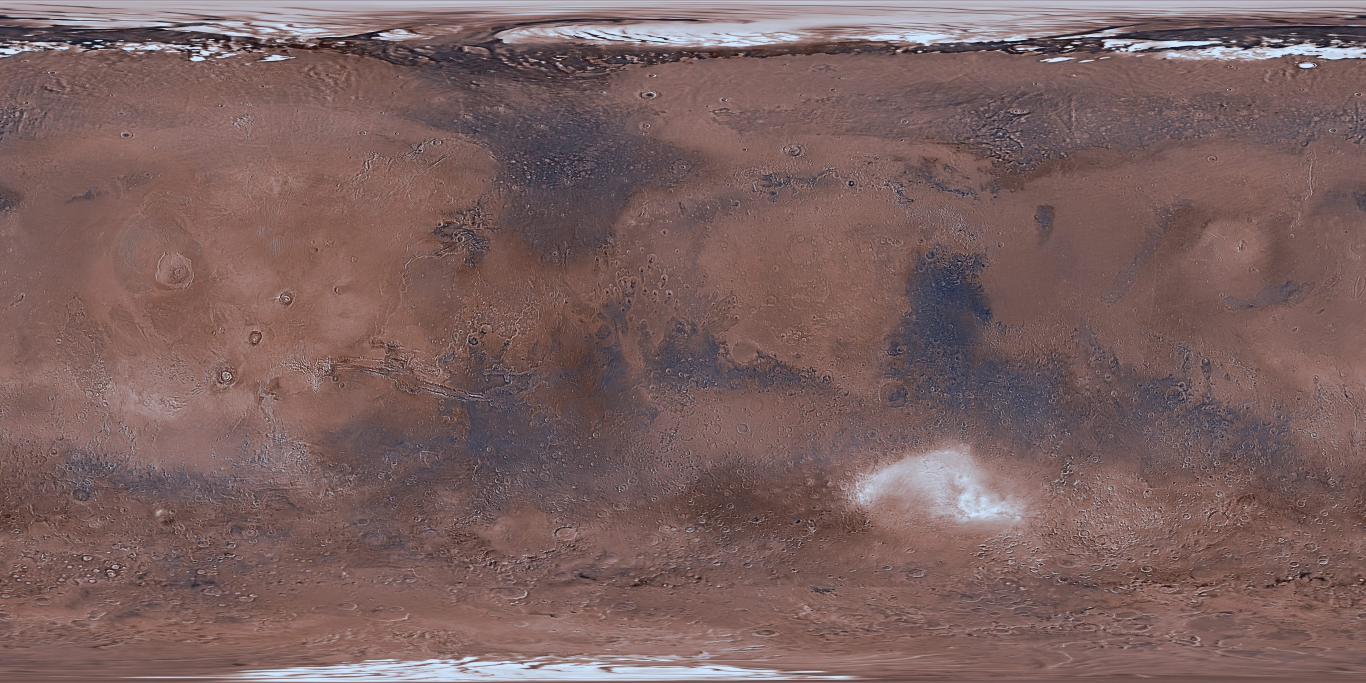
#> input picture img/global_vis.jpg, 4096 x 2048 px (shown at 1/3 size)
$ python v11.py
#> lines starting #> are read from the running program, lines starting #| are printed output that depends on the picture
# v11: fix black areas in the global THEMIS day/night IR textures used on the globe.
#  - the night mosaic's overview tiles (zoom 2-3) are empty over 45W-0, 0-90S: rebuilt from zoom-4 tiles
#    and zoom-5/6 tiles (THEMIS_NightIR_ControlledMosaics_100m_v2_oct2018, downsampled, brightness-matched) -> g_tnight_fixed.png
#  - everything else is authentic THEMIS only: real orbit gaps and the poles (|lat| > 65 deg, outside THEMIS coverage)
#    stay as no-data (dark background), nothing is interpolated or substituted
import numpy as np
import os as _os, sys as _sys; _sys.path.insert(0, _os.path.dirname(_os.path.abspath(__file__))); from paths import ROOT, RAW, TOOLS
from PIL import Image
from scipy import ndimage
S=ROOT+'/'; D4=RAW+'/data4/'
INF=[(0,(0,0,4)),(.25,(87,16,110)),(.5,(188,55,84)),(.75,(249,142,9)),(1,(252,255,164))]
def ramp(t,stops):
    t=np.clip(t,0,1); out=np.zeros(t.shape+(3,))
    for (a,ca),(b,cb) in zip(stops[:-1],stops[1:]):
        m=(t>=a)&(t<=b); f=((t-a)/(b-a))[m][:,None]; out[m]=np.array(ca)*(1-f)+np.array(cb)*f
    return out
H,W=1024,2048; LAT=np.repeat((90-(np.arange(H)+.5)/H*180)[:,None],W,1); cov=np.abs(LAT)<=65
vis=np.array(Image.open(S+'img/global_vis.jpg').convert('L').resize((W,H),Image.LANCZOS)).astype(float)
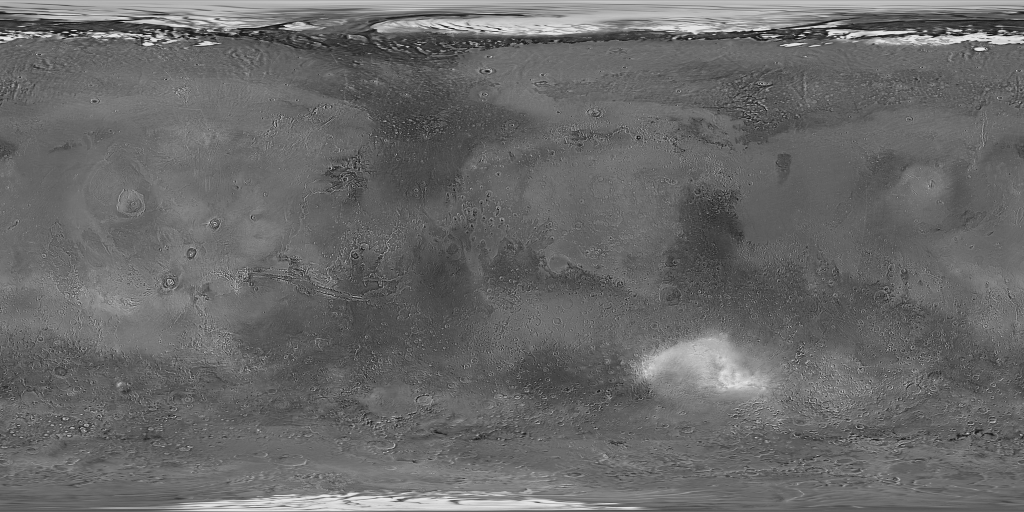
#> vis: shape (1024, 2048) float64 (shown at 1/2 size); min 0, max 255, mean 104.7
gray=(vis/255)**0.9*150+25; G3=np.stack([gray*0.95,gray*0.93,gray*0.92],-1)
#> after `gray = (vis / 255) ** 0.9 * 150 + 25`:
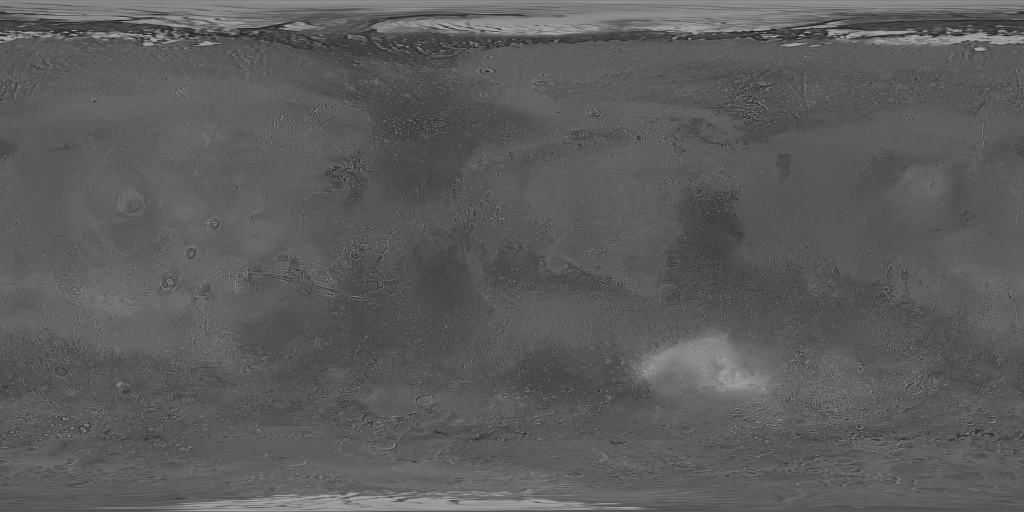
#> gray: shape (1024, 2048) float64 (shown at 1/2 size); min 25, max 175, mean 92.1
def inpaint(f,known,it=300):
    idx=ndimage.distance_transform_edt(~known,return_distances=False,return_indices=True); f=f[tuple(idx)].copy()
    for _ in range(it): f2=ndimage.uniform_filter(f,3); f[~known]=f2[~known]
    return f
#> (the run stopped early here; a loop or call above may not have finished)

$ run again, with img/gale_boxwork.jpg copied over img/global_vis.jpg
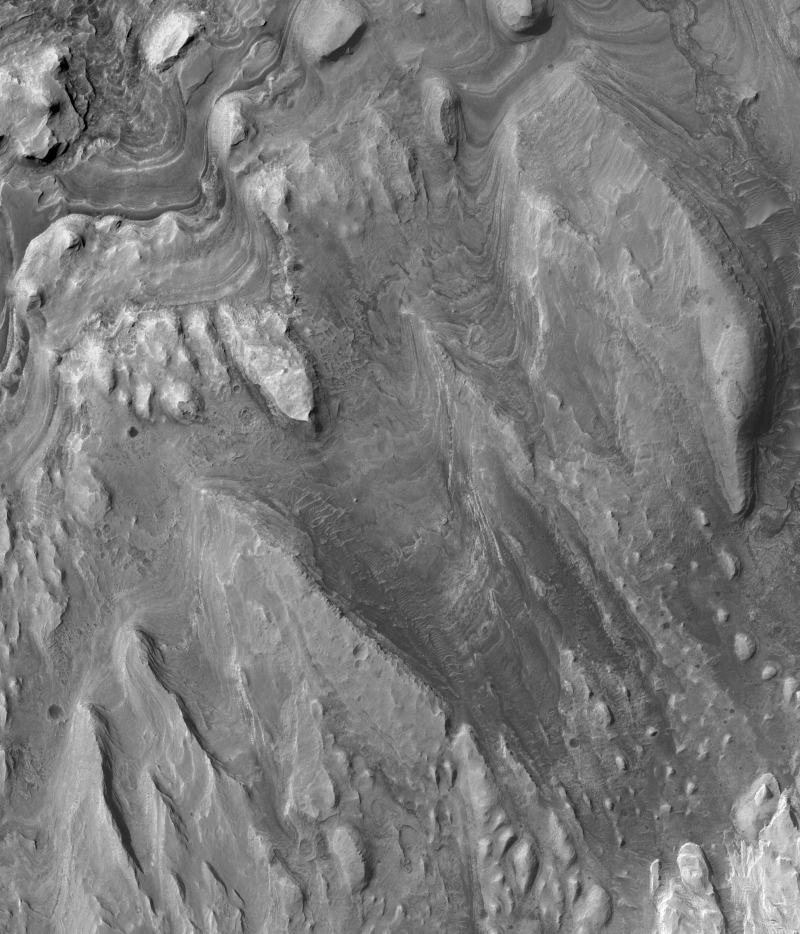
#> input picture img/gale_boxwork.jpg, 1600 x 1867 px (shown at 1/2 size)
#> `vis=np.array(Image.open(S+'img/global_vis.jpg').convert('L').resize((W..`:
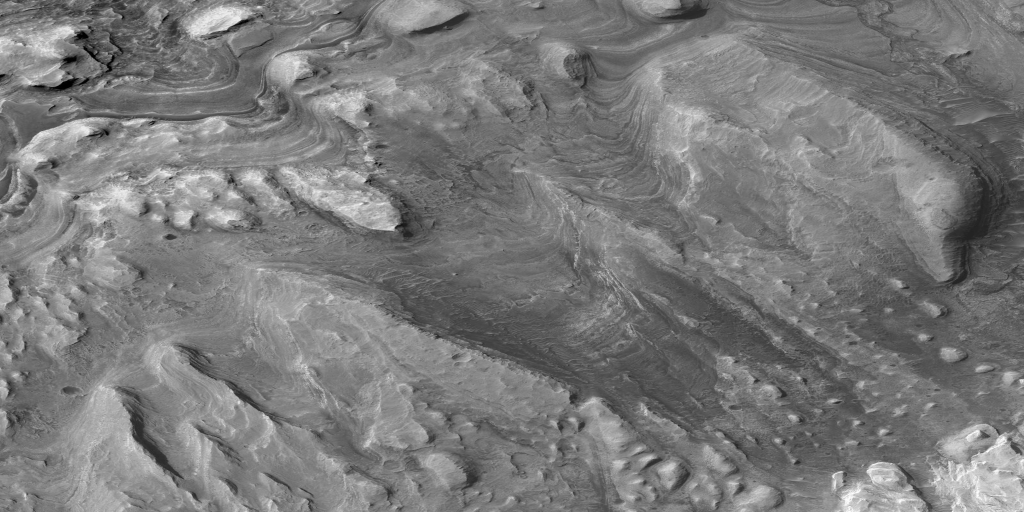
#> vis: shape (1024, 2048) float64 (shown at 1/2 size); min 0, max 255, mean 122
#> `gray = (vis / 255) ** 0.9 * 150 + 25`:
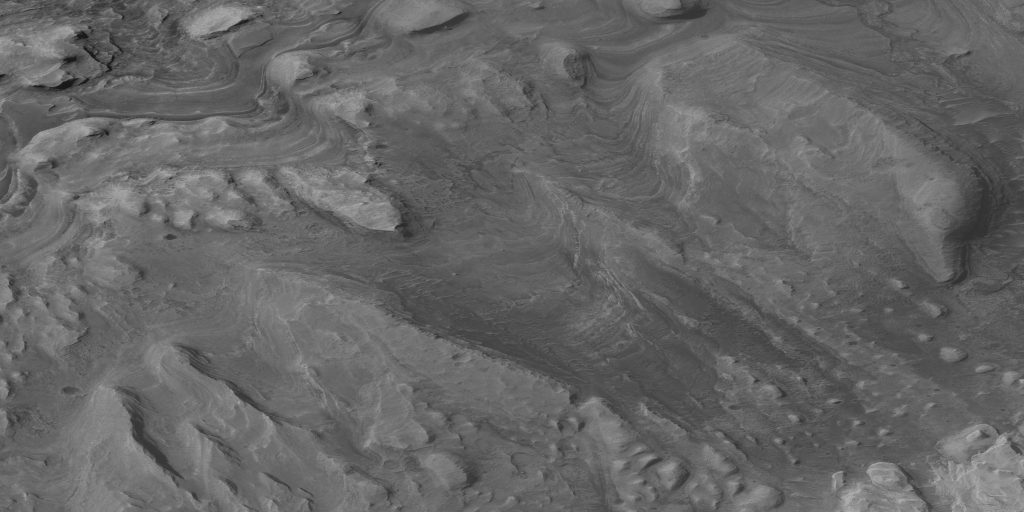
#> gray: shape (1024, 2048) float64 (shown at 1/2 size); min 25, max 175, mean 102

$ run again, with img/gale_tday.jpg copied over img/global_vis.jpg
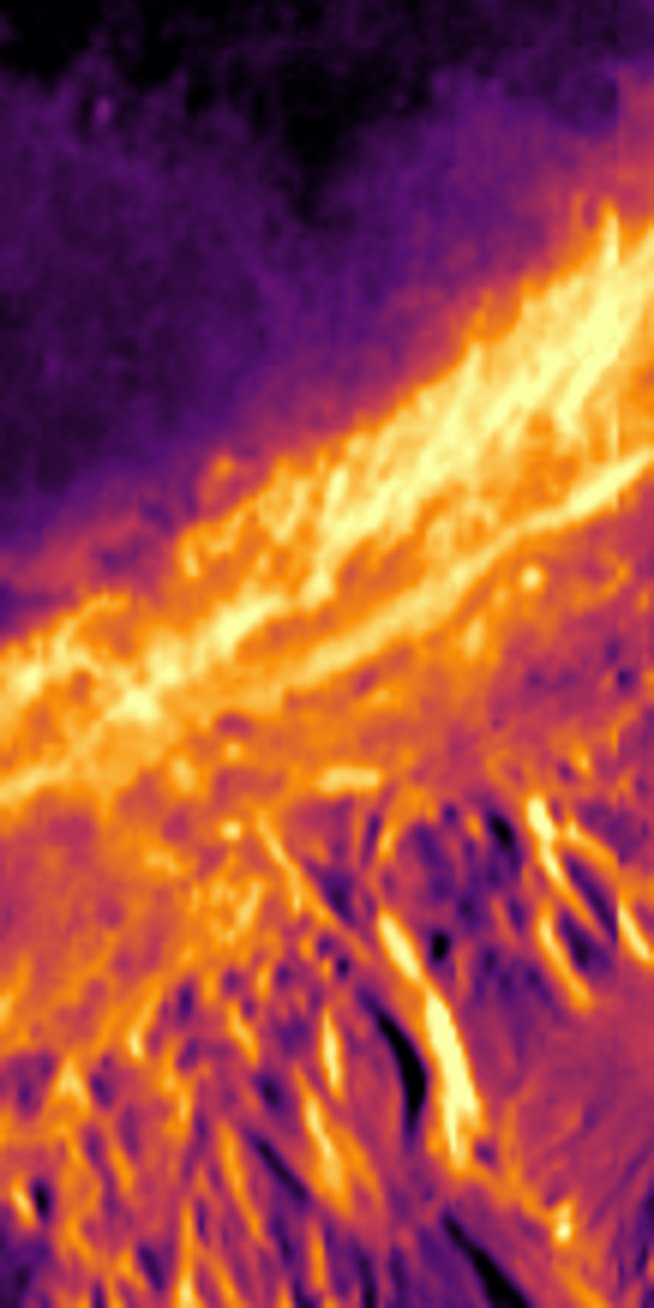
#> input picture img/gale_tday.jpg, 654 x 1308 px
#> `vis=np.array(Image.open(S+'img/global_vis.jpg').convert('L').resize((W..`:
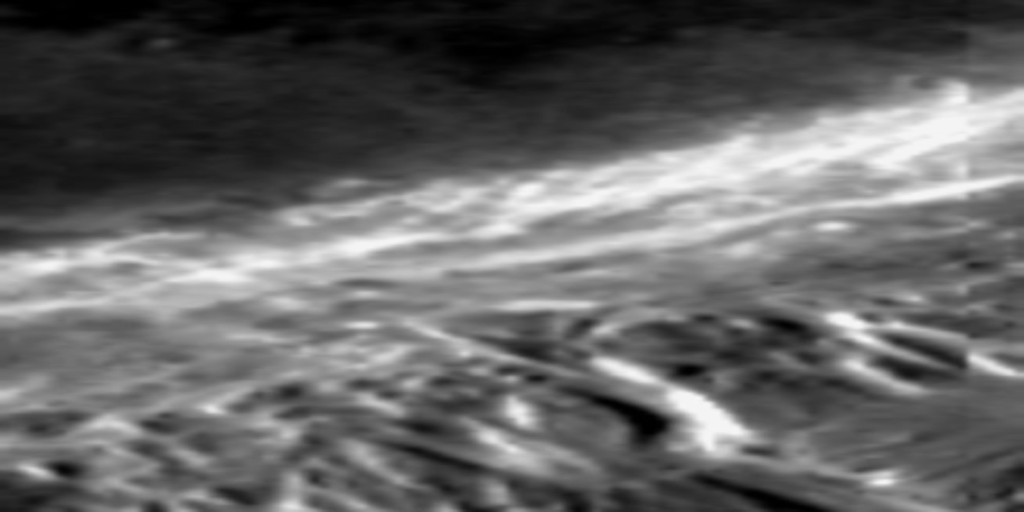
#> vis: shape (1024, 2048) float64 (shown at 1/2 size); min 0, max 246, mean 100
#> `gray = (vis / 255) ** 0.9 * 150 + 25`:
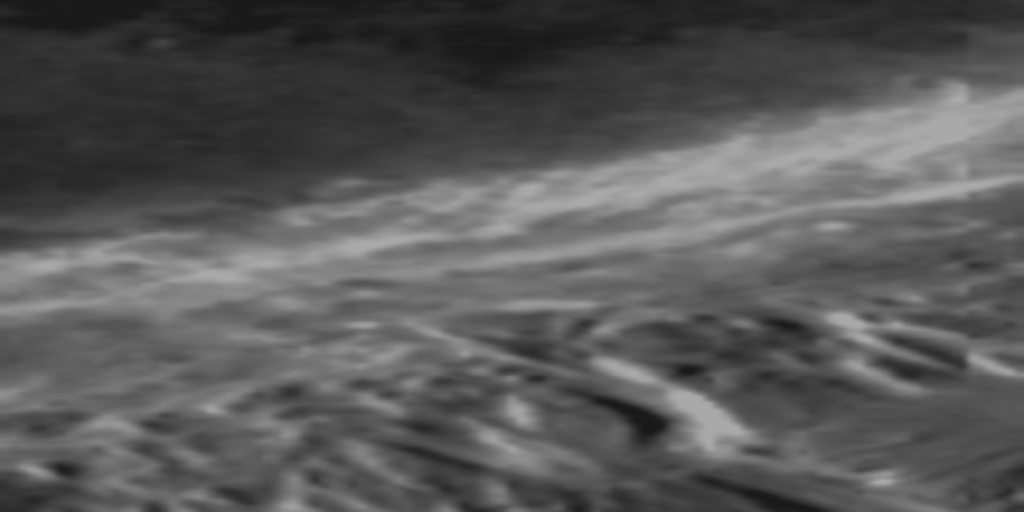
#> gray: shape (1024, 2048) float64 (shown at 1/2 size); min 25, max 170.2, mean 88.4

$ run again, with img/gale_tnight.jpg copied over img/global_vis.jpg
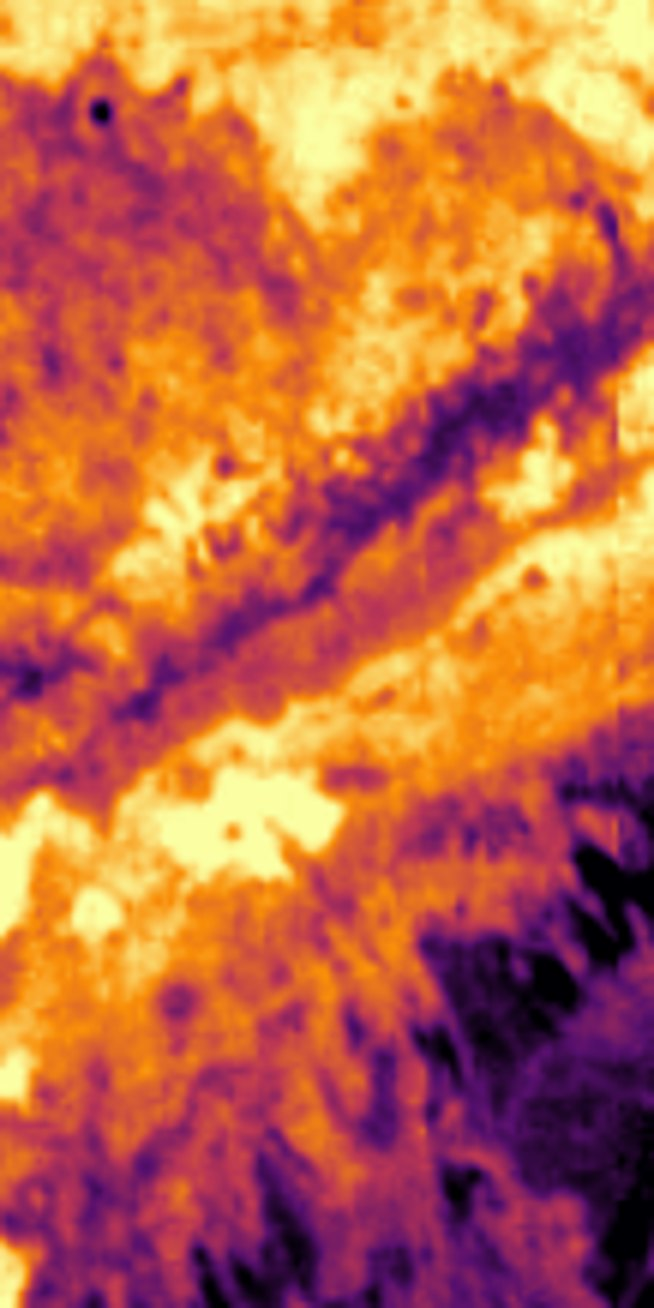
#> input picture img/gale_tnight.jpg, 654 x 1308 px
#> `vis=np.array(Image.open(S+'img/global_vis.jpg').convert('L').resize((W..`:
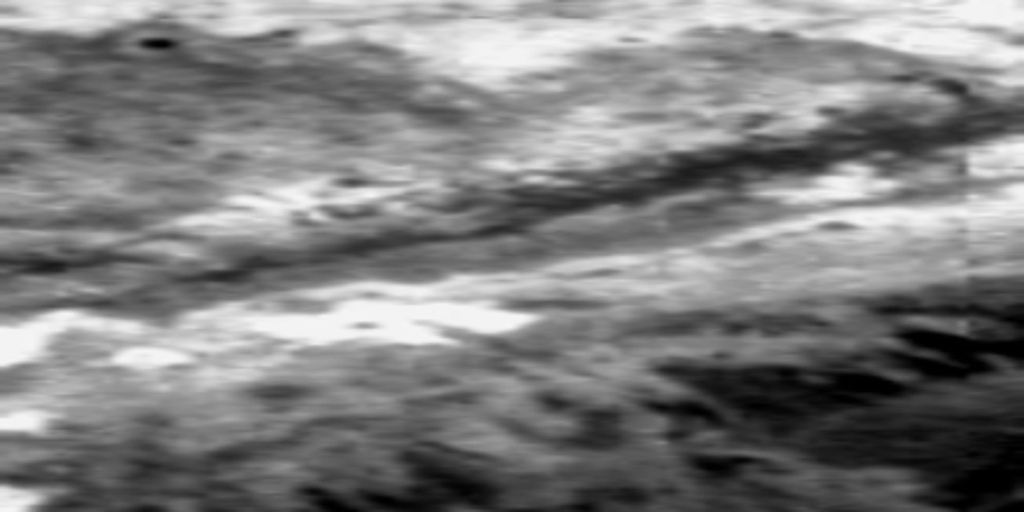
#> vis: shape (1024, 2048) float64 (shown at 1/2 size); min 0, max 245, mean 125.9
#> `gray = (vis / 255) ** 0.9 * 150 + 25`:
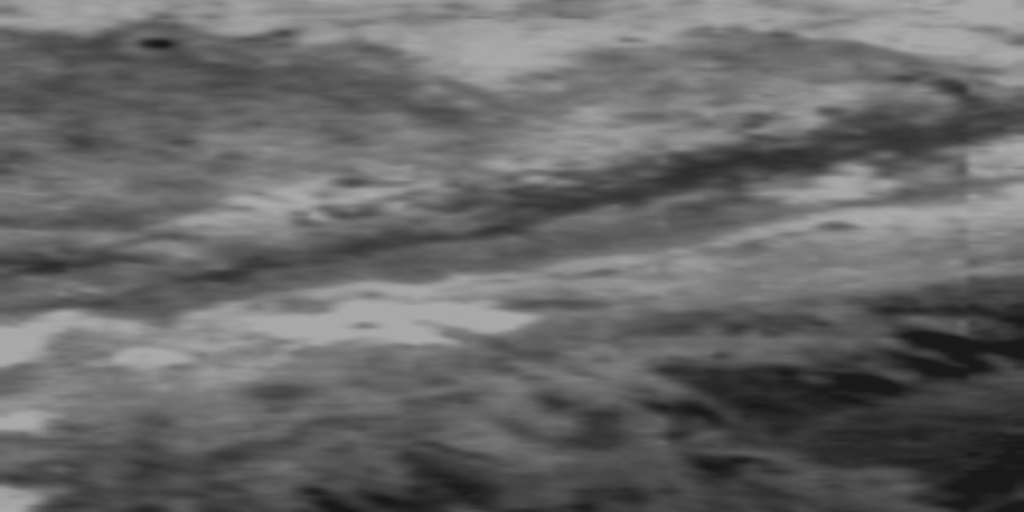
#> gray: shape (1024, 2048) float64 (shown at 1/2 size); min 25, max 169.7, mean 103.6
